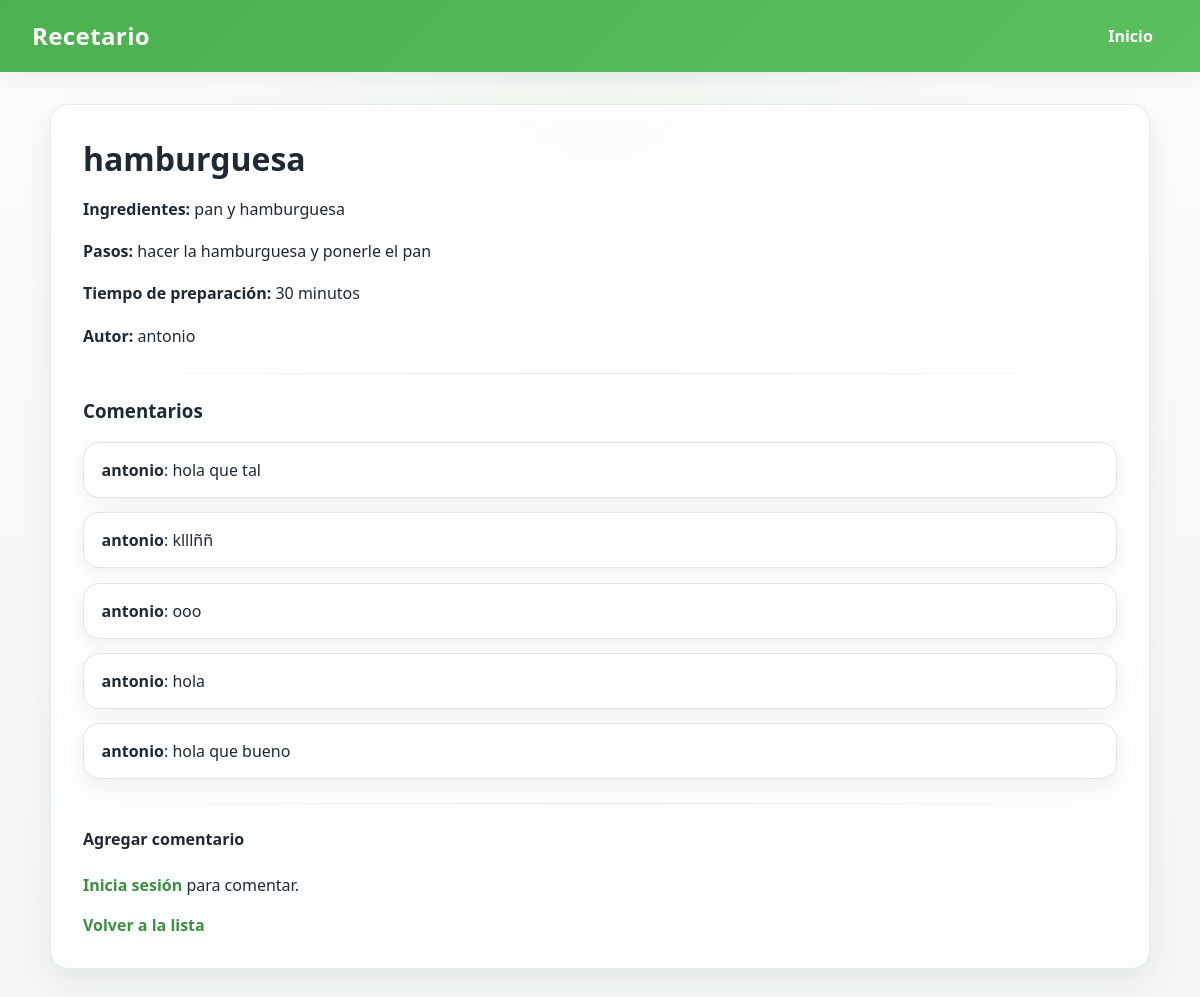
The page /receta/2/ on the database as committed earlier.
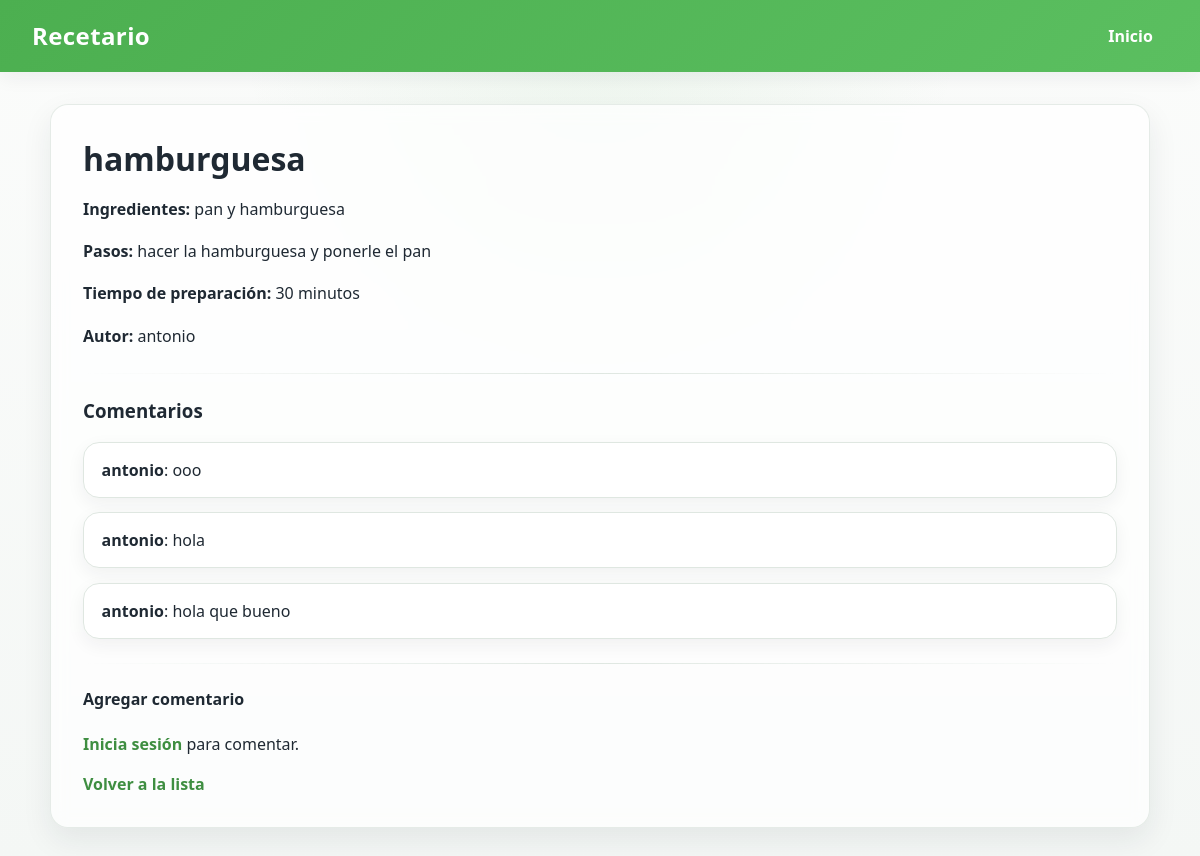
The same page on the database as committed later.
### recetas/models.py (models this page shows, shortened)
class Comentario(models.Model):
    contenido = models.TextField(blank=True, null=False)
    autor = models.ForeignKey(settings.AUTH_USER_MODEL,on_delete=models.CASCADE, related_name="comentarios")
    reseta_asociada = models.ForeignKey(Receta, on_delete=models.CASCADE, related_name="recetas")
    fecha_creacion = models.DateTimeField(auto_now_add=True)
    class Meta:
        ordering = ["-fecha_creacion"]

### recetas/views.py (the view)
# urls.py: path("receta/<int:pk>/",DetalleRecetaView.as_view(), name = "detalles_receta"),
class DetalleRecetaView(DetailView):
    model = Receta
    template_name = "recetas/detalles_recetas.html"
    context_object_name = "receta"
    def get_context_data(self, **kwargs):
        context = super().get_context_data(**kwargs)
        context["form_comentario"] = ComentarioForm()
        return context

### recetas/templates/recetas/detalles_recetas.html (shortened to what this page needs)
{% extends 'recetas/base.html' %}
{% block content %}
<h2>{{ receta.titulo }}</h2>
<p><strong>Ingredientes:</strong> {{ receta.ingredientes }}</p>
<p><strong>Pasos:</strong> {{ receta.pasos_elaboracion }}</p>
<p><strong>Tiempo de preparación:</strong> {{ receta.tiempo_preparacion }} minutos</p>
<p><strong>Autor:</strong> {{ receta.autor.username }}</p>
<hr>
<h3>Comentarios</h3>
<ul>
    {% for comentario in receta.recetas.all %}
        <li>
            <strong>{{ comentario.autor.username }}</strong>: {{ comentario.contenido }}
        </li>
    {% empty %}
        <li>No hay comentarios todavía.</li>
    {% endfor %}
</ul>
<hr>
<h4>Agregar comentario</h4>
{% if user.is_authenticated %}
    <form method="post" action="{% url 'agregar_comentario' receta.pk %}">
        {% csrf_token %}
        {{ form_comentario.as_p }}
        <button type="submit">Enviar</button>
    </form>
{% else %}
    <p><a href="{% url 'login' %}">Inicia sesión</a> para comentar.</p>
{% endif %}
<a href="{% url 'lista_recetas' %}">Volver a la lista</a>
{% endblock %}

Rows that differ between the two databases and show on the page:
removed Comentario: autor.username "antonio", contenido "hola que tal"
removed Comentario: autor.username "antonio", contenido "klllññ"
